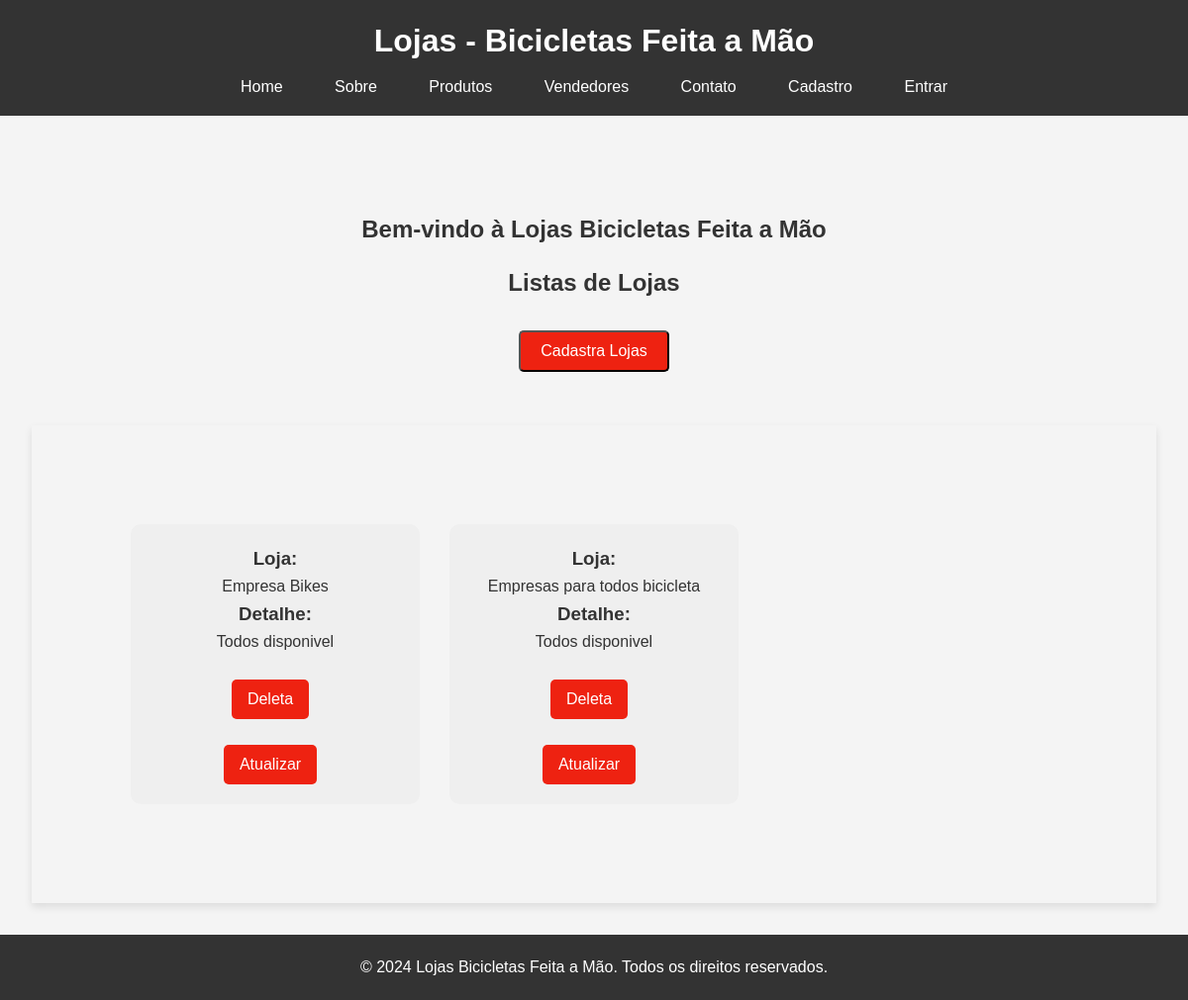
/lojas/, run on an earlier commit of the app's database.
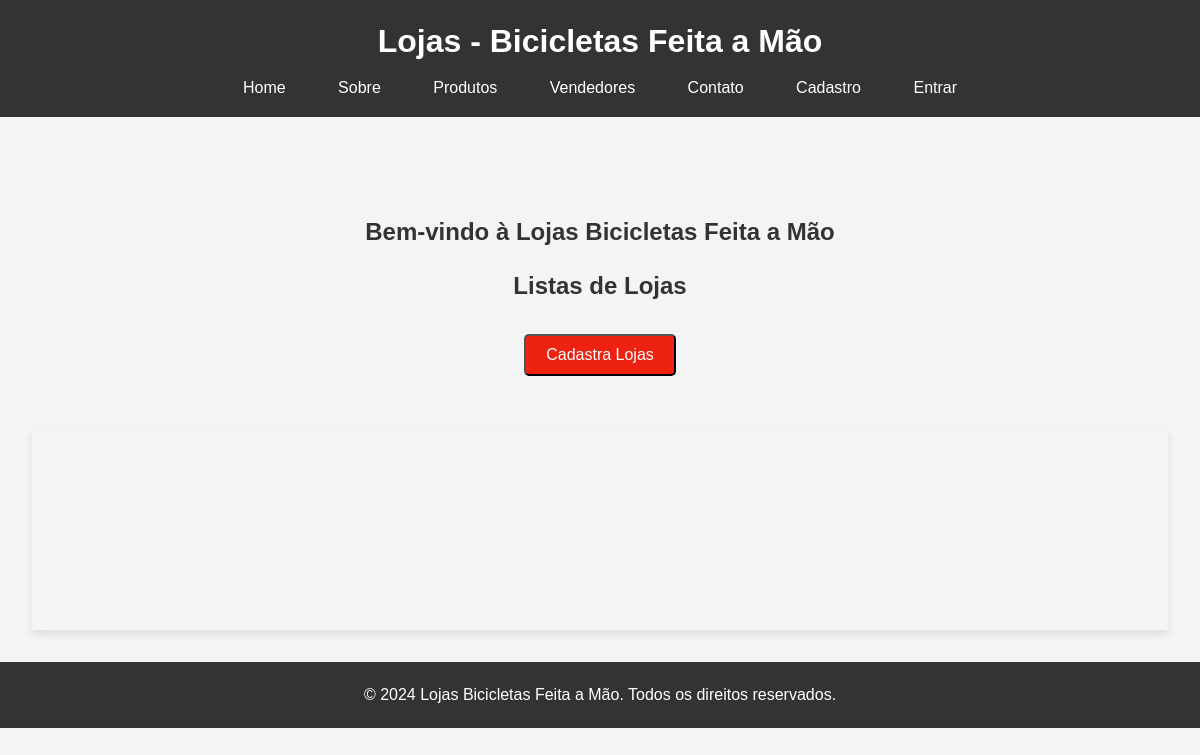
And on a later commit of the database.
### bikcraft/models.py (models this page shows, shortened)
class Lojas(models.Model):
    nome = models.CharField(max_length=30, verbose_name='Nome da Loja')
    produtos = models.ManyToManyField(Bike, verbose_name='Produtos')
    cnpj = models.CharField(max_length=14, verbose_name='CNPJ')
    detalhe = models.TextField(blank=True, null=True, verbose_name='Descrição')

### bikcraft/views.py (the view)
# urls.py: path('lojas/', views.ListLojasView.as_view(), name='pagina-loja'),
class ListLojasView(ListView):
    model = Lojas
    template_name = 'lojas.html'
    context_object_name = 'lojas'

### bikcraft/templates/lojas.html (shortened to what this page needs)
{% extends "base/lojas.html" %}
{% load static %}
{% block conteudo %}
<main>
    <section id="home">
        <h2><center>Bem-vindo à Lojas Bicicletas Feita a Mão</center></h2>
    </section>
    <h2><center>Listas de Lojas</center></h2>
    <br>
    <div class="button">
        <a href='{% url "cadastra-loja" %}'><button>Cadastra Lojas</button></a>
    </div>
    <br>
    <br>
    <section id="products">
        {% for loja in lojas %}
            <div class='product-card'>
                <h3>Loja:</h2>
                <p>{{loja.nome}}</p>
                <h3>Detalhe:</h3>
                <p>{{loja.detalhe}}</p>
                <div class="button-container">
                    <br>
		            <form method='POST' action='{% url "deleta-lojas" loja.id %}'>
			            <center><button type='submit'>Deleta</button></center>
		            </form>
                    <br>
                    <center><a id='atualizado' href='{% url "atualiza-lojas" loja.id %}'><button id='atualiza'>Atualizar</button></a></center>
                </div>
            </div>
        {% endfor %}
    </section>
</main>
{% endblock conteudo %}

What changed in the data, as far as the page shows it:
removed Lojas: nome "Empresa Bikes", detalhe "Todos disponivel"
removed Lojas: nome "Empresas para todos bicicleta", detalhe "Todos disponivel"
